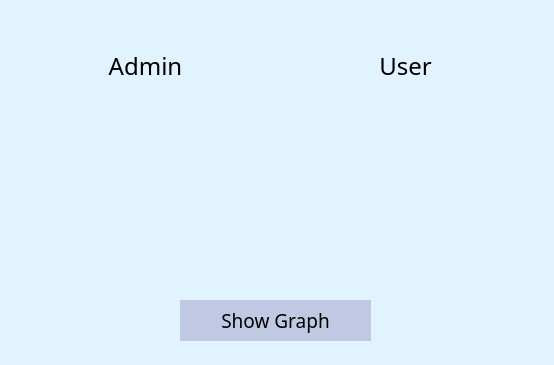
<?xml version="1.0" encoding="UTF-8"?>
<ui version="4.0">
 <class>cartGUI</class>
 <widget class="QWidget" name="cartGUI">
  <property name="geometry">
   <rect>
    <x>0</x>
    <y>0</y>
    <width>554</width>
    <height>365</height>
   </rect>
  </property>
  <property name="palette">
   <palette>
    <active>
     <colorrole role="WindowText">
      <brush brushstyle="SolidPattern">
       <color alpha="255">
        <red>0</red>
        <green>0</green>
        <blue>0</blue>
       </color>
      </brush>
     </colorrole>
     <colorrole role="Button">
      <brush brushstyle="SolidPattern">
       <color alpha="255">
        <red>225</red>
        <green>243</green>
        <blue>255</blue>
       </color>
      </brush>
     </colorrole>
     <colorrole role="Light">
      <brush brushstyle="SolidPattern">
       <color alpha="255">
        <red>255</red>
        <green>255</green>
        <blue>255</blue>
       </color>
      </brush>
     </colorrole>
     <colorrole role="Midlight">
      <brush brushstyle="SolidPattern">
       <color alpha="255">
        <red>240</red>
        <green>249</green>
        <blue>255</blue>
       </color>
      </brush>
     </colorrole>
     <colorrole role="Dark">
      <brush brushstyle="SolidPattern">
       <color alpha="255">
        <red>112</red>
        <green>121</green>
        <blue>127</blue>
       </color>
      </brush>
     </colorrole>
     <colorrole role="Mid">
      <brush brushstyle="SolidPattern">
       <color alpha="255">
        <red>150</red>
        <green>162</green>
        <blue>170</blue>
       </color>
      </brush>
     </colorrole>
     <colorrole role="Text">
      <brush brushstyle="SolidPattern">
       <color alpha="255">
        <red>0</red>
        <green>0</green>
        <blue>0</blue>
       </color>
      </brush>
     </colorrole>
     <colorrole role="BrightText">
      <brush brushstyle="SolidPattern">
       <color alpha="255">
        <red>255</red>
        <green>255</green>
        <blue>255</blue>
       </color>
      </brush>
     </colorrole>
     <colorrole role="ButtonText">
      <brush brushstyle="SolidPattern">
       <color alpha="255">
        <red>0</red>
        <green>0</green>
        <blue>0</blue>
       </color>
      </brush>
     </colorrole>
     <colorrole role="Base">
      <brush brushstyle="SolidPattern">
       <color alpha="255">
        <red>255</red>
        <green>255</green>
        <blue>255</blue>
       </color>
      </brush>
     </colorrole>
     <colorrole role="Window">
      <brush brushstyle="SolidPattern">
       <color alpha="255">
        <red>225</red>
        <green>243</green>
        <blue>255</blue>
       </color>
      </brush>
     </colorrole>
     <colorrole role="Shadow">
      <brush brushstyle="SolidPattern">
       <color alpha="255">
        <red>0</red>
        <green>0</green>
        <blue>0</blue>
       </color>
      </brush>
     </colorrole>
     <colorrole role="AlternateBase">
      <brush brushstyle="SolidPattern">
       <color alpha="255">
        <red>240</red>
        <green>249</green>
        <blue>255</blue>
       </color>
      </brush>
     </colorrole>
     <colorrole role="ToolTipBase">
      <brush brushstyle="SolidPattern">
       <color alpha="255">
        <red>255</red>
        <green>255</green>
        <blue>220</blue>
       </color>
      </brush>
     </colorrole>
     <colorrole role="ToolTipText">
      <brush brushstyle="SolidPattern">
       <color alpha="255">
        <red>0</red>
        <green>0</green>
        <blue>0</blue>
       </color>
      </brush>
     </colorrole>
    </active>
    <inactive>
     <colorrole role="WindowText">
      <brush brushstyle="SolidPattern">
       <color alpha="255">
        <red>0</red>
        <green>0</green>
        <blue>0</blue>
       </color>
      </brush>
     </colorrole>
     <colorrole role="Button">
      <brush brushstyle="SolidPattern">
       <color alpha="255">
        <red>225</red>
        <green>243</green>
        <blue>255</blue>
       </color>
      </brush>
     </colorrole>
     <colorrole role="Light">
      <brush brushstyle="SolidPattern">
       <color alpha="255">
        <red>255</red>
        <green>255</green>
        <blue>255</blue>
       </color>
      </brush>
     </colorrole>
     <colorrole role="Midlight">
      <brush brushstyle="SolidPattern">
       <color alpha="255">
        <red>240</red>
        <green>249</green>
        <blue>255</blue>
       </color>
      </brush>
     </colorrole>
     <colorrole role="Dark">
      <brush brushstyle="SolidPattern">
       <color alpha="255">
        <red>112</red>
        <green>121</green>
        <blue>127</blue>
       </color>
      </brush>
     </colorrole>
     <colorrole role="Mid">
      <brush brushstyle="SolidPattern">
       <color alpha="255">
        <red>150</red>
        <green>162</green>
        <blue>170</blue>
       </color>
      </brush>
     </colorrole>
     <colorrole role="Text">
      <brush brushstyle="SolidPattern">
       <color alpha="255">
        <red>0</red>
        <green>0</green>
        <blue>0</blue>
       </color>
      </brush>
     </colorrole>
     <colorrole role="BrightText">
      <brush brushstyle="SolidPattern">
       <color alpha="255">
        <red>255</red>
        <green>255</green>
        <blue>255</blue>
       </color>
      </brush>
     </colorrole>
     <colorrole role="ButtonText">
      <brush brushstyle="SolidPattern">
       <color alpha="255">
        <red>0</red>
        <green>0</green>
        <blue>0</blue>
       </color>
      </brush>
     </colorrole>
     <colorrole role="Base">
      <brush brushstyle="SolidPattern">
       <color alpha="255">
        <red>255</red>
        <green>255</green>
        <blue>255</blue>
       </color>
      </brush>
     </colorrole>
     <colorrole role="Window">
      <brush brushstyle="SolidPattern">
       <color alpha="255">
        <red>225</red>
        <green>243</green>
        <blue>255</blue>
       </color>
      </brush>
     </colorrole>
     <colorrole role="Shadow">
      <brush brushstyle="SolidPattern">
       <color alpha="255">
        <red>0</red>
        <green>0</green>
        <blue>0</blue>
       </color>
      </brush>
     </colorrole>
     <colorrole role="AlternateBase">
      <brush brushstyle="SolidPattern">
       <color alpha="255">
        <red>240</red>
        <green>249</green>
        <blue>255</blue>
       </color>
      </brush>
     </colorrole>
     <colorrole role="ToolTipBase">
      <brush brushstyle="SolidPattern">
       <color alpha="255">
        <red>255</red>
        <green>255</green>
        <blue>220</blue>
       </color>
      </brush>
     </colorrole>
     <colorrole role="ToolTipText">
      <brush brushstyle="SolidPattern">
       <color alpha="255">
        <red>0</red>
        <green>0</green>
        <blue>0</blue>
       </color>
      </brush>
     </colorrole>
    </inactive>
    <disabled>
     <colorrole role="WindowText">
      <brush brushstyle="SolidPattern">
       <color alpha="255">
        <red>112</red>
        <green>121</green>
        <blue>127</blue>
       </color>
      </brush>
     </colorrole>
     <colorrole role="Button">
      <brush brushstyle="SolidPattern">
       <color alpha="255">
        <red>225</red>
        <green>243</green>
        <blue>255</blue>
       </color>
      </brush>
     </colorrole>
     <colorrole role="Light">
      <brush brushstyle="SolidPattern">
       <color alpha="255">
        <red>255</red>
        <green>255</green>
        <blue>255</blue>
       </color>
      </brush>
     </colorrole>
     <colorrole role="Midlight">
      <brush brushstyle="SolidPattern">
       <color alpha="255">
        <red>240</red>
        <green>249</green>
        <blue>255</blue>
       </color>
      </brush>
     </colorrole>
     <colorrole role="Dark">
      <brush brushstyle="SolidPattern">
       <color alpha="255">
        <red>112</red>
        <green>121</green>
        <blue>127</blue>
       </color>
      </brush>
     </colorrole>
     <colorrole role="Mid">
      <brush brushstyle="SolidPattern">
       <color alpha="255">
        <red>150</red>
        <green>162</green>
        <blue>170</blue>
       </color>
      </brush>
     </colorrole>
     <colorrole role="Text">
      <brush brushstyle="SolidPattern">
       <color alpha="255">
        <red>112</red>
        <green>121</green>
        <blue>127</blue>
       </color>
      </brush>
     </colorrole>
     <colorrole role="BrightText">
      <brush brushstyle="SolidPattern">
       <color alpha="255">
        <red>255</red>
        <green>255</green>
        <blue>255</blue>
       </color>
      </brush>
     </colorrole>
     <colorrole role="ButtonText">
      <brush brushstyle="SolidPattern">
       <color alpha="255">
        <red>112</red>
        <green>121</green>
        <blue>127</blue>
       </color>
      </brush>
     </colorrole>
     <colorrole role="Base">
      <brush brushstyle="SolidPattern">
       <color alpha="255">
        <red>225</red>
        <green>243</green>
        <blue>255</blue>
       </color>
      </brush>
     </colorrole>
     <colorrole role="Window">
      <brush brushstyle="SolidPattern">
       <color alpha="255">
        <red>225</red>
        <green>243</green>
        <blue>255</blue>
       </color>
      </brush>
     </colorrole>
     <colorrole role="Shadow">
      <brush brushstyle="SolidPattern">
       <color alpha="255">
        <red>0</red>
        <green>0</green>
        <blue>0</blue>
       </color>
      </brush>
     </colorrole>
     <colorrole role="AlternateBase">
      <brush brushstyle="SolidPattern">
       <color alpha="255">
        <red>225</red>
        <green>243</green>
        <blue>255</blue>
       </color>
      </brush>
     </colorrole>
     <colorrole role="ToolTipBase">
      <brush brushstyle="SolidPattern">
       <color alpha="255">
        <red>255</red>
        <green>255</green>
        <blue>220</blue>
       </color>
      </brush>
     </colorrole>
     <colorrole role="ToolTipText">
      <brush brushstyle="SolidPattern">
       <color alpha="255">
        <red>0</red>
        <green>0</green>
        <blue>0</blue>
       </color>
      </brush>
     </colorrole>
    </disabled>
   </palette>
  </property>
  <property name="windowTitle">
   <string>cartGUI</string>
  </property>
  <widget class="QLabel" name="userLabel">
   <property name="geometry">
    <rect>
     <x>290</x>
     <y>80</y>
     <width>211</width>
     <height>191</height>
    </rect>
   </property>
   <property name="text">
    <string/>
   </property>
   <property name="pixmap">
    <pixmap>../user.png</pixmap>
   </property>
   <property name="scaledContents">
    <bool>true</bool>
   </property>
  </widget>
  <widget class="QLabel" name="adminLabel">
   <property name="geometry">
    <rect>
     <x>50</x>
     <y>80</y>
     <width>201</width>
     <height>191</height>
    </rect>
   </property>
   <property name="text">
    <string/>
   </property>
   <property name="pixmap">
    <pixmap>../admin.png</pixmap>
   </property>
   <property name="scaledContents">
    <bool>true</bool>
   </property>
  </widget>
  <widget class="QPushButton" name="adButton">
   <property name="geometry">
    <rect>
     <x>50</x>
     <y>50</y>
     <width>191</width>
     <height>31</height>
    </rect>
   </property>
   <property name="font">
    <font>
     <family>MS Reference Sans Serif</family>
     <pointsize>18</pointsize>
    </font>
   </property>
   <property name="text">
    <string>Admin</string>
   </property>
   <property name="flat">
    <bool>true</bool>
   </property>
  </widget>
  <widget class="QPushButton" name="userButton">
   <property name="geometry">
    <rect>
     <x>310</x>
     <y>50</y>
     <width>191</width>
     <height>31</height>
    </rect>
   </property>
   <property name="font">
    <font>
     <family>MS Reference Sans Serif</family>
     <pointsize>18</pointsize>
    </font>
   </property>
   <property name="text">
    <string>User</string>
   </property>
   <property name="flat">
    <bool>true</bool>
   </property>
  </widget>
  <widget class="QPushButton" name="graphButton">
   <property name="geometry">
    <rect>
     <x>180</x>
     <y>300</y>
     <width>191</width>
     <height>41</height>
    </rect>
   </property>
   <property name="palette">
    <palette>
     <active>
      <colorrole role="WindowText">
       <brush brushstyle="SolidPattern">
        <color alpha="255">
         <red>0</red>
         <green>0</green>
         <blue>0</blue>
        </color>
       </brush>
      </colorrole>
      <colorrole role="Button">
       <brush brushstyle="SolidPattern">
        <color alpha="255">
         <red>193</red>
         <green>200</green>
         <blue>227</blue>
        </color>
       </brush>
      </colorrole>
      <colorrole role="Light">
       <brush brushstyle="SolidPattern">
        <color alpha="255">
         <red>255</red>
         <green>255</green>
         <blue>255</blue>
        </color>
       </brush>
      </colorrole>
      <colorrole role="Midlight">
       <brush brushstyle="SolidPattern">
        <color alpha="255">
         <red>224</red>
         <green>227</green>
         <blue>241</blue>
        </color>
       </brush>
      </colorrole>
      <colorrole role="Dark">
       <brush brushstyle="SolidPattern">
        <color alpha="255">
         <red>96</red>
         <green>100</green>
         <blue>113</blue>
        </color>
       </brush>
      </colorrole>
      <colorrole role="Mid">
       <brush brushstyle="SolidPattern">
        <color alpha="255">
         <red>129</red>
         <green>133</green>
         <blue>151</blue>
        </color>
       </brush>
      </colorrole>
      <colorrole role="Text">
       <brush brushstyle="SolidPattern">
        <color alpha="255">
         <red>0</red>
         <green>0</green>
         <blue>0</blue>
        </color>
       </brush>
      </colorrole>
      <colorrole role="BrightText">
       <brush brushstyle="SolidPattern">
        <color alpha="255">
         <red>255</red>
         <green>255</green>
         <blue>255</blue>
        </color>
       </brush>
      </colorrole>
      <colorrole role="ButtonText">
       <brush brushstyle="SolidPattern">
        <color alpha="255">
         <red>0</red>
         <green>0</green>
         <blue>0</blue>
        </color>
       </brush>
      </colorrole>
      <colorrole role="Base">
       <brush brushstyle="SolidPattern">
        <color alpha="255">
         <red>255</red>
         <green>255</green>
         <blue>255</blue>
        </color>
       </brush>
      </colorrole>
      <colorrole role="Window">
       <brush brushstyle="SolidPattern">
        <color alpha="255">
         <red>193</red>
         <green>200</green>
         <blue>227</blue>
        </color>
       </brush>
      </colorrole>
      <colorrole role="Shadow">
       <brush brushstyle="SolidPattern">
        <color alpha="255">
         <red>0</red>
         <green>0</green>
         <blue>0</blue>
        </color>
       </brush>
      </colorrole>
      <colorrole role="AlternateBase">
       <brush brushstyle="SolidPattern">
        <color alpha="255">
         <red>224</red>
         <green>227</green>
         <blue>241</blue>
        </color>
       </brush>
      </colorrole>
      <colorrole role="ToolTipBase">
       <brush brushstyle="SolidPattern">
        <color alpha="255">
         <red>255</red>
         <green>255</green>
         <blue>220</blue>
        </color>
       </brush>
      </colorrole>
      <colorrole role="ToolTipText">
       <brush brushstyle="SolidPattern">
        <color alpha="255">
         <red>0</red>
         <green>0</green>
         <blue>0</blue>
        </color>
       </brush>
      </colorrole>
     </active>
     <inactive>
      <colorrole role="WindowText">
       <brush brushstyle="SolidPattern">
        <color alpha="255">
         <red>0</red>
         <green>0</green>
         <blue>0</blue>
        </color>
       </brush>
      </colorrole>
      <colorrole role="Button">
       <brush brushstyle="SolidPattern">
        <color alpha="255">
         <red>193</red>
         <green>200</green>
         <blue>227</blue>
        </color>
       </brush>
      </colorrole>
      <colorrole role="Light">
       <brush brushstyle="SolidPattern">
        <color alpha="255">
         <red>255</red>
         <green>255</green>
         <blue>255</blue>
        </color>
       </brush>
      </colorrole>
      <colorrole role="Midlight">
       <brush brushstyle="SolidPattern">
        <color alpha="255">
         <red>224</red>
         <green>227</green>
         <blue>241</blue>
        </color>
       </brush>
      </colorrole>
      <colorrole role="Dark">
       <brush brushstyle="SolidPattern">
        <color alpha="255">
         <red>96</red>
         <green>100</green>
         <blue>113</blue>
        </color>
       </brush>
      </colorrole>
      <colorrole role="Mid">
       <brush brushstyle="SolidPattern">
        <color alpha="255">
         <red>129</red>
         <green>133</green>
         <blue>151</blue>
        </color>
       </brush>
      </colorrole>
      <colorrole role="Text">
       <brush brushstyle="SolidPattern">
        <color alpha="255">
         <red>0</red>
         <green>0</green>
         <blue>0</blue>
        </color>
       </brush>
      </colorrole>
      <colorrole role="BrightText">
       <brush brushstyle="SolidPattern">
        <color alpha="255">
         <red>255</red>
         <green>255</green>
         <blue>255</blue>
        </color>
       </brush>
      </colorrole>
      <colorrole role="ButtonText">
       <brush brushstyle="SolidPattern">
        <color alpha="255">
         <red>0</red>
         <green>0</green>
         <blue>0</blue>
        </color>
       </brush>
      </colorrole>
      <colorrole role="Base">
       <brush brushstyle="SolidPattern">
        <color alpha="255">
         <red>255</red>
         <green>255</green>
         <blue>255</blue>
        </color>
       </brush>
      </colorrole>
      <colorrole role="Window">
       <brush brushstyle="SolidPattern">
        <color alpha="255">
         <red>193</red>
         <green>200</green>
         <blue>227</blue>
        </color>
       </brush>
      </colorrole>
      <colorrole role="Shadow">
       <brush brushstyle="SolidPattern">
        <color alpha="255">
         <red>0</red>
         <green>0</green>
         <blue>0</blue>
        </color>
       </brush>
      </colorrole>
      <colorrole role="AlternateBase">
       <brush brushstyle="SolidPattern">
        <color alpha="255">
         <red>224</red>
         <green>227</green>
         <blue>241</blue>
        </color>
       </brush>
      </colorrole>
      <colorrole role="ToolTipBase">
       <brush brushstyle="SolidPattern">
        <color alpha="255">
         <red>255</red>
         <green>255</green>
         <blue>220</blue>
        </color>
       </brush>
      </colorrole>
      <colorrole role="ToolTipText">
       <brush brushstyle="SolidPattern">
        <color alpha="255">
         <red>0</red>
         <green>0</green>
         <blue>0</blue>
        </color>
       </brush>
      </colorrole>
     </inactive>
     <disabled>
      <colorrole role="WindowText">
       <brush brushstyle="SolidPattern">
        <color alpha="255">
         <red>96</red>
         <green>100</green>
         <blue>113</blue>
        </color>
       </brush>
      </colorrole>
      <colorrole role="Button">
       <brush brushstyle="SolidPattern">
        <color alpha="255">
         <red>193</red>
         <green>200</green>
         <blue>227</blue>
        </color>
       </brush>
      </colorrole>
      <colorrole role="Light">
       <brush brushstyle="SolidPattern">
        <color alpha="255">
         <red>255</red>
         <green>255</green>
         <blue>255</blue>
        </color>
       </brush>
      </colorrole>
      <colorrole role="Midlight">
       <brush brushstyle="SolidPattern">
        <color alpha="255">
         <red>224</red>
         <green>227</green>
         <blue>241</blue>
        </color>
       </brush>
      </colorrole>
      <colorrole role="Dark">
       <brush brushstyle="SolidPattern">
        <color alpha="255">
         <red>96</red>
         <green>100</green>
         <blue>113</blue>
        </color>
       </brush>
      </colorrole>
      <colorrole role="Mid">
       <brush brushstyle="SolidPattern">
        <color alpha="255">
         <red>129</red>
         <green>133</green>
         <blue>151</blue>
        </color>
       </brush>
      </colorrole>
      <colorrole role="Text">
       <brush brushstyle="SolidPattern">
        <color alpha="255">
         <red>96</red>
         <green>100</green>
         <blue>113</blue>
        </color>
       </brush>
      </colorrole>
      <colorrole role="BrightText">
       <brush brushstyle="SolidPattern">
        <color alpha="255">
         <red>255</red>
         <green>255</green>
         <blue>255</blue>
        </color>
       </brush>
      </colorrole>
      <colorrole role="ButtonText">
       <brush brushstyle="SolidPattern">
        <color alpha="255">
         <red>96</red>
         <green>100</green>
         <blue>113</blue>
        </color>
       </brush>
      </colorrole>
      <colorrole role="Base">
       <brush brushstyle="SolidPattern">
        <color alpha="255">
         <red>193</red>
         <green>200</green>
         <blue>227</blue>
        </color>
       </brush>
      </colorrole>
      <colorrole role="Window">
       <brush brushstyle="SolidPattern">
        <color alpha="255">
         <red>193</red>
         <green>200</green>
         <blue>227</blue>
        </color>
       </brush>
      </colorrole>
      <colorrole role="Shadow">
       <brush brushstyle="SolidPattern">
        <color alpha="255">
         <red>0</red>
         <green>0</green>
         <blue>0</blue>
        </color>
       </brush>
      </colorrole>
      <colorrole role="AlternateBase">
       <brush brushstyle="SolidPattern">
        <color alpha="255">
         <red>193</red>
         <green>200</green>
         <blue>227</blue>
        </color>
       </brush>
      </colorrole>
      <colorrole role="ToolTipBase">
       <brush brushstyle="SolidPattern">
        <color alpha="255">
         <red>255</red>
         <green>255</green>
         <blue>220</blue>
        </color>
       </brush>
      </colorrole>
      <colorrole role="ToolTipText">
       <brush brushstyle="SolidPattern">
        <color alpha="255">
         <red>0</red>
         <green>0</green>
         <blue>0</blue>
        </color>
       </brush>
      </colorrole>
     </disabled>
    </palette>
   </property>
   <property name="font">
    <font>
     <family>MS Reference Sans Serif</family>
     <pointsize>14</pointsize>
    </font>
   </property>
   <property name="focusPolicy">
    <enum>Qt::WheelFocus</enum>
   </property>
   <property name="contextMenuPolicy">
    <enum>Qt::DefaultContextMenu</enum>
   </property>
   <property name="autoFillBackground">
    <bool>true</bool>
   </property>
   <property name="text">
    <string>Show Graph</string>
   </property>
   <property name="default">
    <bool>false</bool>
   </property>
   <property name="flat">
    <bool>true</bool>
   </property>
  </widget>
 </widget>
 <layoutdefault spacing="6" margin="11"/>
 <resources/>
 <connections/>
</ui>
